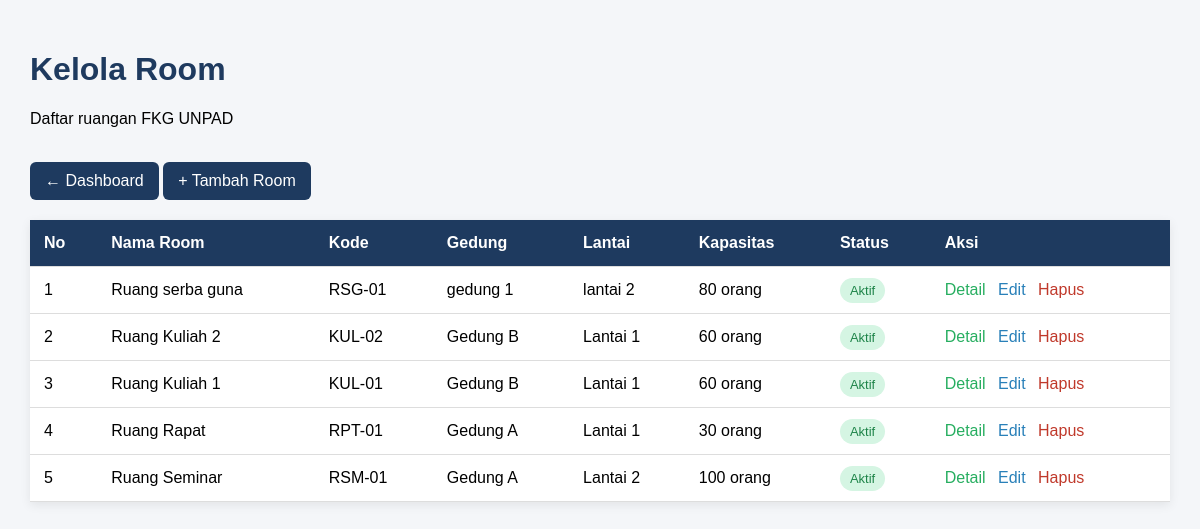
/admin/room.php (signed in), run on the app's committed database.
### tables this page shows
CREATE TABLE `rooms` (
  `id` int NOT NULL AUTO_INCREMENT,
  `nama_room` varchar(100) NOT NULL,
  `kode_room` varchar(50) NOT NULL,
  `gedung` varchar(100) DEFAULT NULL,
  `lantai` varchar(20) DEFAULT NULL,
  `kapasitas` int DEFAULT NULL,
  `fasilitas` text,
  `status` enum('aktif','nonaktif') DEFAULT 'aktif',
  `created_at` timestamp NULL DEFAULT CURRENT_TIMESTAMP,
  PRIMARY KEY (`id`)
);

### admin/room.php (the view, shortened to what this page needs)
<?php
include "../config/database.php";
$query = mysqli_query(
    $conn,
    "SELECT * FROM rooms ORDER BY id DESC"
);
?>
<!DOCTYPE html>
<html lang="id">
<head>
</head>
<body>
<div class="content">
    <h1>Kelola Room</h1>
    <p>Daftar ruangan FKG UNPAD</p>
    <br>
    <a href="index.php" class="btn">
        ← Dashboard
    </a>
    <a href="room_tambah.php" class="btn">
        + Tambah Room
    </a>
    <table>
        <tr>
            <th>No</th>
            <th>Nama Room</th>
            <th>Kode</th>
            <th>Gedung</th>
            <th>Lantai</th>
            <th>Kapasitas</th>
            <th>Status</th>
            <th>Aksi</th>
        </tr>
        <?php
        $no = 1;
        while ($data = mysqli_fetch_assoc($query)):
        ?>
        <tr>
            <td>
                <?= $no++; ?>
            </td>
            <td>
                <?= htmlspecialchars($data['nama_room']); ?>
            </td>
            <td>
                <?= htmlspecialchars($data['kode_room']); ?>
            </td>
            <td>
                <?= htmlspecialchars($data['gedung']); ?>
            </td>
            <td>
                <?= htmlspecialchars($data['lantai']); ?>
            </td>
            <td>
                <?= $data['kapasitas']; ?> orang
            </td>
            <td>
                <?php if ($data['status'] == 'aktif'): ?>
                    <span class="status aktif">
                        Aktif
                    </span>
                <?php else: ?>
                    <span class="status nonaktif">
                        Nonaktif
                    </span>
                <?php endif; ?>
            </td>
            <td class="aksi">
                <a
                    href="room_detail.php?id=<?= $data['id']; ?>"
                    class="detail">
                    Detail
                </a>
                <a
                    href="room_edit.php?id=<?= $data['id']; ?>"
                    class="edit">
                    Edit
                </a>
                <a
                    href="room_hapus.php?id=<?= $data['id']; ?>"
                    class="hapus"
                    onclick="return confirm('Yakin ingin menghapus room ini?')">
                    Hapus
                </a>
            </td>
        </tr>
        <?php endwhile; ?>
    </table>
</div>
</body>
</html>

### admin/room.php (style rules this page uses)
body { font-family: Arial; background: #f4f6f9; margin: 0; }
.content { padding: 30px; }
h1 { color: #1e3a5f; }
.btn { display: inline-block; padding: 10px 15px; background: #1e3a5f; color: white; text-decoration: none; border-radius: 6px; margin-bottom: 20px; }
table { width: 100%; background: white; border-collapse: collapse; box-shadow: 0 3px 10px rgba(0,0,0,0.08); }
th, td { padding: 14px; border-bottom: 1px solid #ddd; text-align: left; }
th { background: #1e3a5f; color: white; }
.aksi a { text-decoration: none; margin-right: 8px; }
.edit { color: #2980b9; }
.detail { color: #27ae60; }
.hapus { color: #c0392b; }
.status { padding: 5px 10px; border-radius: 15px; font-size: 13px; }
.aktif { background: #d5f5e3; color: #1e8449; }

### data on the page
rooms: nama_room "Ruang serba guna", kode_room "RSG-01", gedung "gedung 1", lantai "lantai 2", kapasitas "80", status "Aktif"
rooms: nama_room "Ruang Kuliah 2", kode_room "KUL-02", gedung "Gedung B", lantai "Lantai 1", kapasitas "60", status "Aktif"
rooms: nama_room "Ruang Kuliah 1", kode_room "KUL-01", gedung "Gedung B", lantai "Lantai 1", kapasitas "60", status "Aktif"
rooms: nama_room "Ruang Rapat", kode_room "RPT-01", gedung "Gedung A", lantai "Lantai 1", kapasitas "30", status "Aktif"
rooms: nama_room "Ruang Seminar", kode_room "RSM-01", gedung "Gedung A", lantai "Lantai 2", kapasitas "100", status "Aktif"
